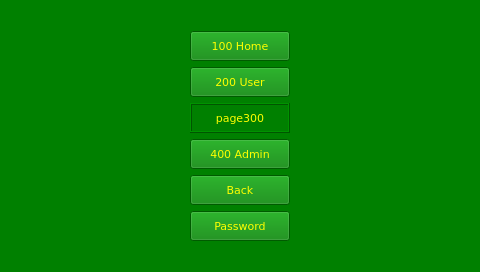
<?xml version="1.0" encoding="UTF-8"?>
<ui version="4.0">
 <class>page300</class>
 <widget class="QWidget" name="page300">
  <property name="geometry">
   <rect>
    <x>0</x>
    <y>0</y>
    <width>480</width>
    <height>272</height>
   </rect>
  </property>
  <property name="minimumSize">
   <size>
    <width>480</width>
    <height>272</height>
   </size>
  </property>
  <property name="maximumSize">
   <size>
    <width>480</width>
    <height>272</height>
   </size>
  </property>
  <property name="windowTitle">
   <string notr="true">page300</string>
  </property>
  <property name="styleSheet">
   <string notr="true">QWidget {
	background-color: rgb(0,128,0);
	color: rgb(255, 255, 0);
}
</string>
  </property>
  <layout class="QGridLayout" name="gridLayout">
   <item row="0" column="1">
    <spacer name="verticalSpacer">
     <property name="orientation">
      <enum>Qt::Vertical</enum>
     </property>
     <property name="sizeHint" stdset="0">
      <size>
       <width>20</width>
       <height>13</height>
      </size>
     </property>
    </spacer>
   </item>
   <item row="9" column="1">
    <spacer name="verticalSpacer_2">
     <property name="orientation">
      <enum>Qt::Vertical</enum>
     </property>
     <property name="sizeHint" stdset="0">
      <size>
       <width>20</width>
       <height>13</height>
      </size>
     </property>
    </spacer>
   </item>
   <item row="2" column="2">
    <widget class="QLabel" name="lblUser">
     <property name="font">
      <font>
       <family>DejaVu Sans</family>
       <pointsize>8</pointsize>
      </font>
     </property>
     <property name="text">
      <string/>
     </property>
    </widget>
   </item>
   <item row="2" column="0">
    <widget class="QLabel" name="lblProtection">
     <property name="font">
      <font>
       <family>DejaVu Sans</family>
       <pointsize>8</pointsize>
      </font>
     </property>
     <property name="text">
      <string/>
     </property>
    </widget>
   </item>
   <item row="1" column="2">
    <spacer name="horizontalSpacer">
     <property name="orientation">
      <enum>Qt::Horizontal</enum>
     </property>
     <property name="sizeHint" stdset="0">
      <size>
       <width>172</width>
       <height>20</height>
      </size>
     </property>
    </spacer>
   </item>
   <item row="1" column="1">
    <widget class="ATCMbutton" name="atcmButton200">
     <property name="minimumSize">
      <size>
       <width>100</width>
       <height>30</height>
      </size>
     </property>
     <property name="font">
      <font>
       <family>DejaVu Sans</family>
       <pointsize>8</pointsize>
      </font>
     </property>
     <property name="toolTip">
      <string/>
     </property>
     <property name="whatsThis">
      <string>ATCMbutton widget</string>
     </property>
     <property name="pageName">
      <string notr="true">HOME</string>
     </property>
     <property name="statusvar">
      <string notr="true"/>
     </property>
     <property name="viewStatus">
      <bool>false</bool>
     </property>
     <property name="visibilityVar">
      <string notr="true"/>
     </property>
     <property name="text">
      <string>100 Home</string>
     </property>
     <property name="pressText">
      <string>100 Home</string>
     </property>
     <property name="borderWidth">
      <number>1</number>
     </property>
     <property name="borderRadius">
      <number>0</number>
     </property>
     <property name="apparence">
      <enum>QFrame::Raised</enum>
     </property>
    </widget>
   </item>
   <item row="1" column="0">
    <spacer name="horizontalSpacer_2">
     <property name="orientation">
      <enum>Qt::Horizontal</enum>
     </property>
     <property name="sizeHint" stdset="0">
      <size>
       <width>172</width>
       <height>20</height>
      </size>
     </property>
    </spacer>
   </item>
   <item row="2" column="1">
    <widget class="ATCMbutton" name="atcmButton200_2">
     <property name="minimumSize">
      <size>
       <width>100</width>
       <height>30</height>
      </size>
     </property>
     <property name="font">
      <font>
       <family>DejaVu Sans</family>
       <pointsize>8</pointsize>
      </font>
     </property>
     <property name="toolTip">
      <string/>
     </property>
     <property name="whatsThis">
      <string>ATCMbutton widget</string>
     </property>
     <property name="pageName">
      <string notr="true">page200</string>
     </property>
     <property name="statusvar">
      <string notr="true"/>
     </property>
     <property name="viewStatus">
      <bool>false</bool>
     </property>
     <property name="visibilityVar">
      <string notr="true"/>
     </property>
     <property name="text">
      <string>200 User</string>
     </property>
     <property name="pressText">
      <string>200 User</string>
     </property>
     <property name="borderWidth">
      <number>1</number>
     </property>
     <property name="borderRadius">
      <number>0</number>
     </property>
     <property name="apparence">
      <enum>QFrame::Raised</enum>
     </property>
    </widget>
   </item>
   <item row="3" column="1">
    <widget class="QLabel" name="label">
     <property name="minimumSize">
      <size>
       <width>100</width>
       <height>30</height>
      </size>
     </property>
     <property name="font">
      <font>
       <family>DejaVu Sans</family>
       <pointsize>8</pointsize>
      </font>
     </property>
     <property name="frameShape">
      <enum>QFrame::Box</enum>
     </property>
     <property name="frameShadow">
      <enum>QFrame::Raised</enum>
     </property>
     <property name="text">
      <string>page300</string>
     </property>
     <property name="alignment">
      <set>Qt::AlignCenter</set>
     </property>
    </widget>
   </item>
   <item row="4" column="1">
    <widget class="ATCMbutton" name="atcmButton400">
     <property name="minimumSize">
      <size>
       <width>100</width>
       <height>30</height>
      </size>
     </property>
     <property name="font">
      <font>
       <family>DejaVu Sans</family>
       <pointsize>8</pointsize>
      </font>
     </property>
     <property name="toolTip">
      <string/>
     </property>
     <property name="whatsThis">
      <string>ATCMbutton widget</string>
     </property>
     <property name="pageName">
      <string notr="true">page400</string>
     </property>
     <property name="statusvar">
      <string notr="true"/>
     </property>
     <property name="viewStatus">
      <bool>false</bool>
     </property>
     <property name="visibilityVar">
      <string notr="true"/>
     </property>
     <property name="text">
      <string>400 Admin</string>
     </property>
     <property name="pressText">
      <string>400 Admin</string>
     </property>
     <property name="borderWidth">
      <number>1</number>
     </property>
     <property name="borderRadius">
      <number>0</number>
     </property>
     <property name="apparence">
      <enum>QFrame::Raised</enum>
     </property>
    </widget>
   </item>
   <item row="5" column="1">
    <widget class="ATCMbutton" name="atcmButtonBack">
     <property name="minimumSize">
      <size>
       <width>100</width>
       <height>30</height>
      </size>
     </property>
     <property name="font">
      <font>
       <family>DejaVu Sans</family>
       <pointsize>8</pointsize>
      </font>
     </property>
     <property name="toolTip">
      <string/>
     </property>
     <property name="whatsThis">
      <string>ATCMbutton widget</string>
     </property>
     <property name="pageName">
      <string notr="true">BACK</string>
     </property>
     <property name="statusvar">
      <string notr="true"/>
     </property>
     <property name="viewStatus">
      <bool>false</bool>
     </property>
     <property name="visibilityVar">
      <string notr="true"/>
     </property>
     <property name="text">
      <string>Back</string>
     </property>
     <property name="pressText">
      <string>Back</string>
     </property>
     <property name="borderWidth">
      <number>1</number>
     </property>
     <property name="borderRadius">
      <number>0</number>
     </property>
     <property name="apparence">
      <enum>QFrame::Raised</enum>
     </property>
    </widget>
   </item>
   <item row="6" column="1">
    <widget class="ATCMbutton" name="atcmButtonPassword">
     <property name="minimumSize">
      <size>
       <width>100</width>
       <height>30</height>
      </size>
     </property>
     <property name="font">
      <font>
       <family>DejaVu Sans</family>
       <pointsize>8</pointsize>
      </font>
     </property>
     <property name="toolTip">
      <string/>
     </property>
     <property name="whatsThis">
      <string>ATCMbutton widget</string>
     </property>
     <property name="pageName">
      <string notr="true">password</string>
     </property>
     <property name="statusvar">
      <string notr="true"/>
     </property>
     <property name="viewStatus">
      <bool>false</bool>
     </property>
     <property name="visibilityVar">
      <string notr="true"/>
     </property>
     <property name="text">
      <string>Password</string>
     </property>
     <property name="pressText">
      <string>Password</string>
     </property>
     <property name="borderWidth">
      <number>1</number>
     </property>
     <property name="borderRadius">
      <number>0</number>
     </property>
     <property name="apparence">
      <enum>QFrame::Raised</enum>
     </property>
    </widget>
   </item>
   <item row="3" column="0">
    <widget class="QLabel" name="lblPasswordLevel">
     <property name="font">
      <font>
       <family>DejaVu Sans</family>
       <pointsize>8</pointsize>
      </font>
     </property>
     <property name="text">
      <string/>
     </property>
    </widget>
   </item>
   <item row="3" column="2">
    <widget class="QLabel" name="lblSuper">
     <property name="font">
      <font>
       <family>DejaVu Sans</family>
       <pointsize>8</pointsize>
      </font>
     </property>
     <property name="text">
      <string/>
     </property>
    </widget>
   </item>
   <item row="4" column="2">
    <widget class="QLabel" name="lblAdmin">
     <property name="font">
      <font>
       <family>DejaVu Sans</family>
       <pointsize>8</pointsize>
      </font>
     </property>
     <property name="text">
      <string/>
     </property>
    </widget>
   </item>
   <item row="4" column="0">
    <widget class="QLabel" name="lblLevel">
     <property name="font">
      <font>
       <family>DejaVu Sans</family>
       <pointsize>8</pointsize>
      </font>
     </property>
     <property name="text">
      <string/>
     </property>
    </widget>
   </item>
  </layout>
 </widget>
 <customwidgets>
  <customwidget>
   <class>ATCMbutton</class>
   <extends>QPushButton</extends>
   <header>atcmplugin.h</header>
  </customwidget>
 </customwidgets>
 <resources/>
 <connections>
  <connection>
   <sender>atcmButton200</sender>
   <signal>newPage(const char*,bool)</signal>
   <receiver>page300</receiver>
   <slot>goto_page(const char*,bool)</slot>
   <hints>
    <hint type="sourcelabel">
     <x>20</x>
     <y>20</y>
    </hint>
    <hint type="destinationlabel">
     <x>20</x>
     <y>20</y>
    </hint>
   </hints>
  </connection>
  <connection>
   <sender>atcmButton200_2</sender>
   <signal>newPage(const char*,bool)</signal>
   <receiver>page300</receiver>
   <slot>goto_page(const char*,bool)</slot>
   <hints>
    <hint type="sourcelabel">
     <x>20</x>
     <y>20</y>
    </hint>
    <hint type="destinationlabel">
     <x>20</x>
     <y>20</y>
    </hint>
   </hints>
  </connection>
  <connection>
   <sender>atcmButton400</sender>
   <signal>newPage(const char*,bool)</signal>
   <receiver>page300</receiver>
   <slot>goto_page(const char*,bool)</slot>
   <hints>
    <hint type="sourcelabel">
     <x>20</x>
     <y>20</y>
    </hint>
    <hint type="destinationlabel">
     <x>20</x>
     <y>20</y>
    </hint>
   </hints>
  </connection>
  <connection>
   <sender>atcmButtonBack</sender>
   <signal>newPage(const char*,bool)</signal>
   <receiver>page300</receiver>
   <slot>goto_page(const char*,bool)</slot>
   <hints>
    <hint type="sourcelabel">
     <x>20</x>
     <y>20</y>
    </hint>
    <hint type="destinationlabel">
     <x>20</x>
     <y>20</y>
    </hint>
   </hints>
  </connection>
  <connection>
   <sender>atcmButtonPassword</sender>
   <signal>newPage(const char*,bool)</signal>
   <receiver>page300</receiver>
   <slot>goto_page(const char*,bool)</slot>
   <hints>
    <hint type="sourcelabel">
     <x>20</x>
     <y>20</y>
    </hint>
    <hint type="destinationlabel">
     <x>20</x>
     <y>20</y>
    </hint>
   </hints>
  </connection>
 </connections>
 <slots>
  <slot>goto_page(const char*,bool)</slot>
 </slots>
</ui>
